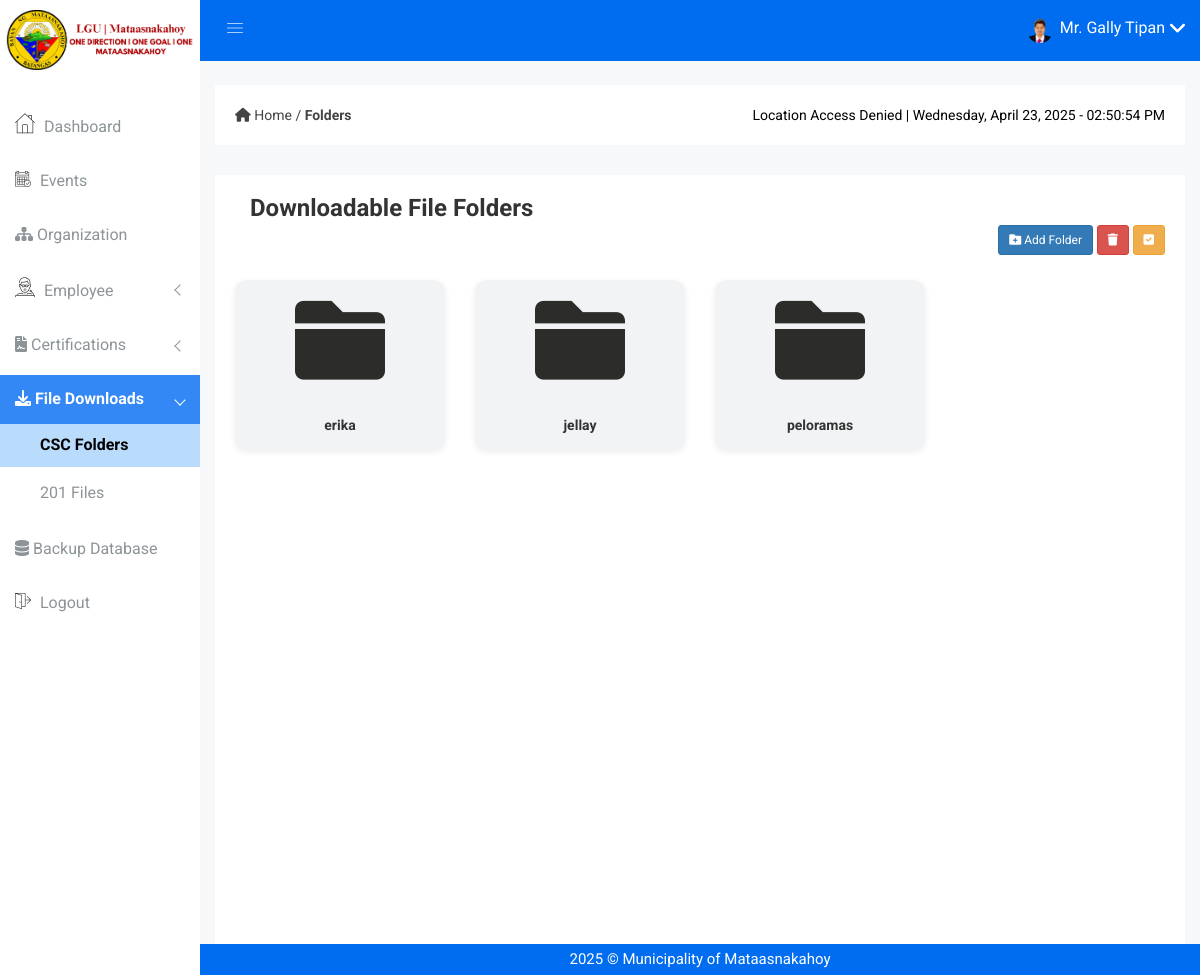
/folders.php (signed in), run on an earlier commit of the app's database.
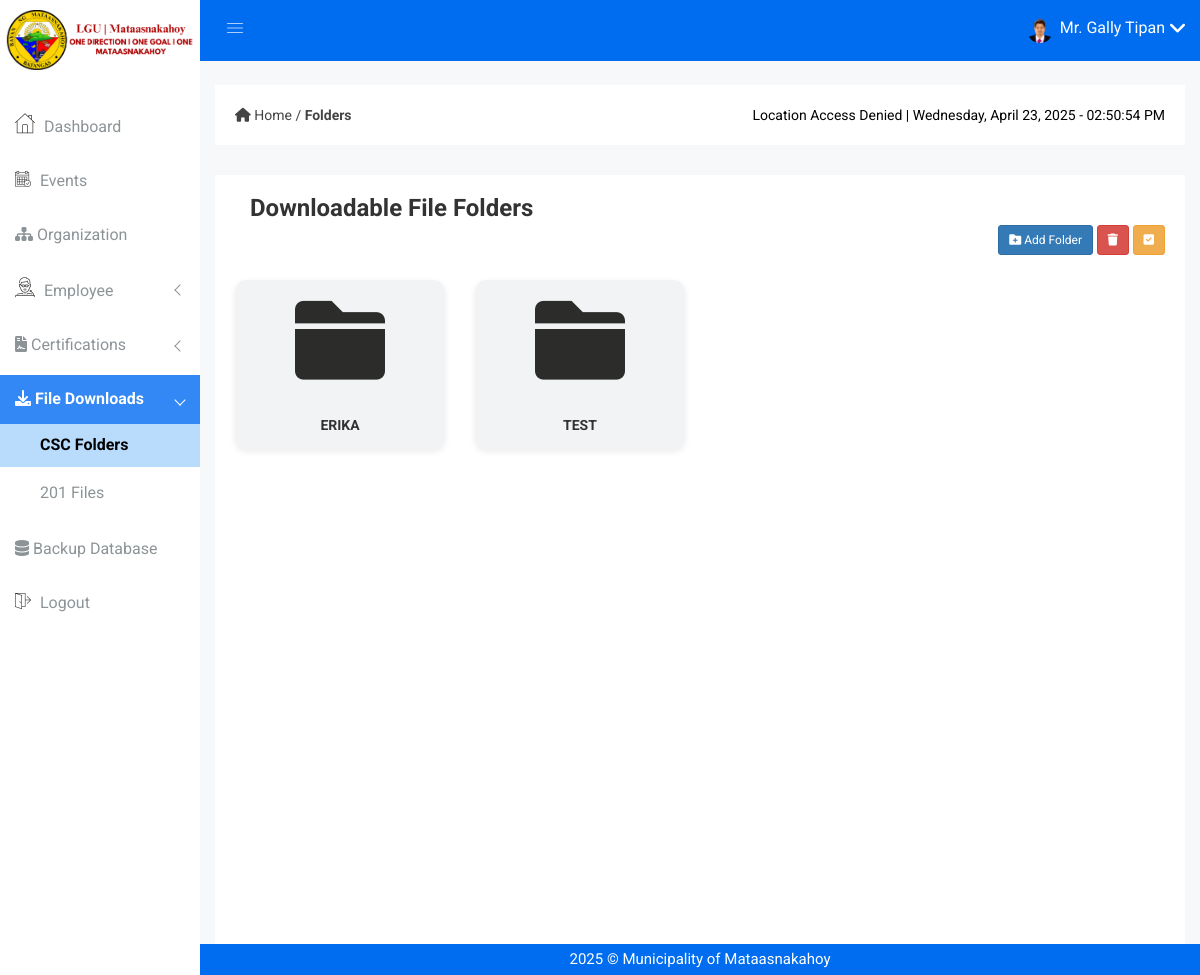
And on a later commit of the database.
### tables this page shows
CREATE TABLE `employee` (
  `employee_no` varchar(100) NOT NULL,
  `firstname` varchar(50) NOT NULL,
  `middlename` varchar(50) DEFAULT NULL,
  `lastname` varchar(50) NOT NULL,
  `name_extension` varchar(10) DEFAULT NULL,
  `dob` date NOT NULL,
  `pob` varchar(255) NOT NULL,
  `sex` enum('Male','Female') NOT NULL,
  `civil_status` varchar(255) DEFAULT NULL,
  `address` text NOT NULL,
  `blood_type` enum('A+','A-','B+','B-','AB+','AB-','O+','O-','Unknown') DEFAULT 'Unknown',
  `mobile_no` bigint(20) DEFAULT NULL,
  `email_address` varchar(100) NOT NULL,
  `image` varchar(255) DEFAULT NULL,
  `designation` varchar(255) NOT NULL,
  `role` varchar(255) NOT NULL,
  `account_status` tinyint(1) NOT NULL DEFAULT 1,
  `hr_staff` tinyint(1) NOT NULL DEFAULT 0,
  `created_at` timestamp NOT NULL DEFAULT current_timestamp(),
  `updated_at` timestamp NOT NULL DEFAULT current_timestamp() ON UPDATE current_timestamp()
);

CREATE TABLE `folders` (
  `id` int(11) NOT NULL,
  `name` varchar(255) NOT NULL,
  `parent_id` int(11) DEFAULT NULL
);

### folders.php (the view, shortened to what the rows shown need)
<?php
include 'emailnotif.php';
?>
<!DOCTYPE html>
<html class="no-js" lang="en">
<head>
    <link rel="stylesheet" href="css/bootstrap.min.css" />
    <link rel="stylesheet" href="css/font-awesome.min.css" />
    <link rel="stylesheet" href="css/owl.carousel.css" />
    <link rel="stylesheet" href="css/owl.theme.css" />
    <link rel="stylesheet" href="css/owl.transitions.css" />
    <link rel="stylesheet" href="css/animate.css" />
    <link rel="stylesheet" href="css/normalize.css" />
    <link rel="stylesheet" href="css/meanmenu.min.css" />
    <link rel="stylesheet" href="css/main.css" />
    <link rel="stylesheet" href="css/educate-custon-icon.css" />
    <link rel="stylesheet" href="css/morrisjs/morris.css" />
    <link rel="stylesheet" href="css/scrollbar/jquery.mCustomScrollbar.min.css" />
    <link rel="stylesheet" href="css/metisMenu/metisMenu.min.css" />
    <link rel="stylesheet" href="css/metisMenu/metisMenu-vertical.css" />
    <link rel="stylesheet" href="style.css" />
    <link rel="stylesheet" href="css/responsive.css" />
    <link href="https://cdn.jsdelivr.net/npm/sweetalert2@11.12.3/dist/sweetalert2.min.css" rel="stylesheet">
</head>
<body>
    <?php include 'includes/header.php'; ?>
                                                    <link rel="stylesheet"
                                                        href="https://cdnjs.cloudflare.com/ajax/libs/font-awesome/6.0.0-beta3/css/all.min.css">
    <div class="product-status mg-b-15">
        <div class="container-fluid">
            <div class="row">
                <div class="col-lg-12 col-md-12 col-sm-12 col-xs-12">
                    <div class="product-status-wrap drp-lst">
                        <div class="folders-container">
                            <?php
                            $query = "SELECT * FROM folders WHERE parent_id IS NULL ORDER BY name ASC";
                            $result = mysqli_query($con, $query);
                            if (mysqli_num_rows($result) > 0) {
                                while ($row = mysqli_fetch_assoc($result)) {
                                    echo '
                                <div class="folder-container">
                                    <div class="folder-actions">
                                        <input type="checkbox" class="folder-checkbox" value="' . $row['id'] . '" style="display: none;">
                                    </div>
                                    <div class="folder" onclick="openFolder(' . $row['id'] . ')">
                                        <i class="fa fa-folder"></i><br>
                                        <strong>' . htmlspecialchars($row['name']) . '</strong>
                                    </div>
                                </div>';
                                }
                            } else {
                                echo "<p>No folders found.</p>";
                            }
                            ?>
                        </div>
                    </div>
                </div>
            </div>
        </div>
    </div>
    <?php include 'includes/footer.php'; ?>

### includes/header.php (shortened to what the rows shown need)
<div class="all-content-wrapper">
    <div class="header-advance-area">
        <div class="header-top-area">
            <div class="container-fluid">
                <div class="row">
                    <div class="col-lg-12 col-md-12 col-sm-12 col-xs-12">
                        <div class="header-top-wraper">
                            <div class="row">
                                <div class="col-lg-5 col-md-5 col-sm-12 col-xs-12">
                                    <div class="header-right-info">
                                        <ul class="nav navbar-nav mai-top-nav header-right-menu">
                                            <li class="nav-item">
                                                <?php
                                                include "dbcon.php";
                                                $user_id = $_SESSION['user_id'];
                                                if (!empty($user_id)) {
                                                    $query = "
                                                        SELECT e.image, e.firstname, e.lastname, e.sex
                                                        FROM employee e
                                                        INNER JOIN admin a ON e.employee_no = a.employee_no
                                                        WHERE a.employee_no = ?
                                                    ";
                                                    $stmt = $con->prepare($query);
                                                    $stmt->bind_param("s", $user_id);
                                                    $stmt->execute();
                                                    $result = $stmt->get_result();
                                                    if ($row = $result->fetch_assoc()) {
                                                        $imagePath = $row['image'];
                                                        $sex = strtolower($row['sex']);
                                                        if ($sex === 'male') {
                                                            $salutation = "Mr.";
                                                        } elseif ($sex === 'female') {
                                                            $salutation = "Ms.";
                                                        } else {
                                                            $salutation = "";
                                                        }
                                                        $user_image = !empty($imagePath) ? 'img/profile/' . $imagePath : 'img/mk-logo.png';
                                                        $user_name = trim("$salutation {$row['firstname']} {$row['lastname']}");
                                                    } else {
                                                        $user_image = 'img/mk-logo.png';
                                                        $user_name = 'Admin';
                                                    }
                                                } else {
                                                    $user_image = 'img/mk-logo.png';
                                                    $user_name = 'Admin';
                                                }
                                                ?>
                                                <a href="#" data-toggle="dropdown" role="button" aria-expanded="false" class="nav-link dropdown-toggle">
                                                    <img src="<?php echo htmlspecialchars($user_image); ?>" alt="User Image" />
                                                    <span class="admin-name"><?php echo htmlspecialchars($user_name); ?></span>
                                                    <i class="fa fa-angle-down edu-icon edu-down-arrow"></i>
                                                </a>
                                            </li>
                                        </ul>
                                    </div>
                                </div>
                            </div>
                        </div>
                    </div>
                </div>
            </div>
        </div>

What changed in the data, as far as the page shows it:
removed folders: name "erika"
removed folders: name "peloramas"
added folders: name "ERIKA"
changed folders: name "jellay" → "TEST"
